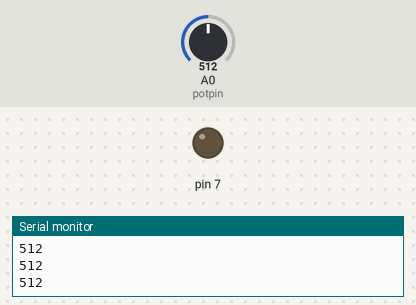
Recording of a sketch running on a simulated Arduino Uno, built with avr-gcc and run on an emulated ATmega328P. On the bench: output pins drawn as LEDs (lit = HIGH), the last lines printed to the serial monitor. Inputs (shaded band) come from the test bench; at power-on: A0 (potpin) = 512.

Above: at 1.2 s.
1.3 s: A0 (potpin) set to 11
2.8 s: A0 (potpin) set to 8
At 3.9 s:
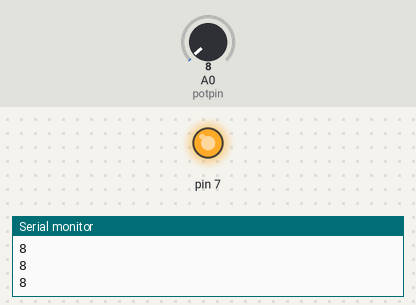
4.3 s: A0 (potpin) set to 122
At 5.1 s:
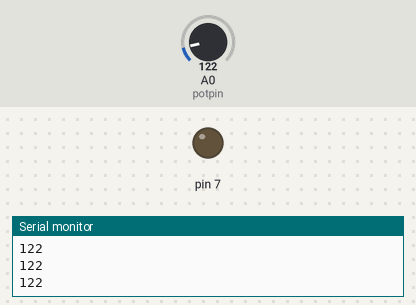
5.8 s: A0 (potpin) set to 0
At 6.2 s:
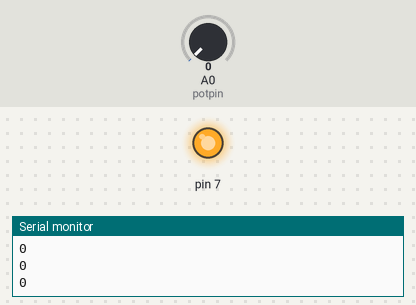
Timing chart, 0 to 8.3 s (numbered marks = the images above; inputs shaded):
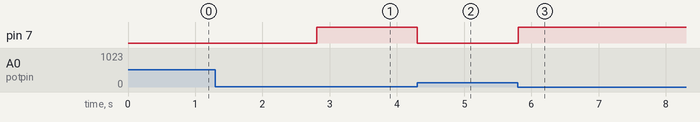

The sketch:

Brightness_Sensitive_Light.ino
```cpp
int potpin = A0;//指定模拟端口A0
int val = 0;//声明临时变量


void setup()
{
  Serial.begin(9600);//设置串口波特率为9600
  pinMode(7,OUTPUT);
}

void loop()
{
  val=analogRead(potpin);//读取A0口的电压值并赋值到val
  Serial.println(val);//串口发送val值

  if(val < 10 )

  {
    digitalWrite(7, HIGH);
  }
  else
  {
    digitalWrite(7,LOW);
  }

}
```

Measured:
- the behaviour switches between 10 and 9 on A0 (potpin) (found by bisection; images 0 and 1)
- after the input at 2.8 s, pin 7: LOW → HIGH at once
- after the input at 4.3 s, pin 7: HIGH → LOW at once
- after the input at 5.8 s, pin 7: LOW → HIGH at once
